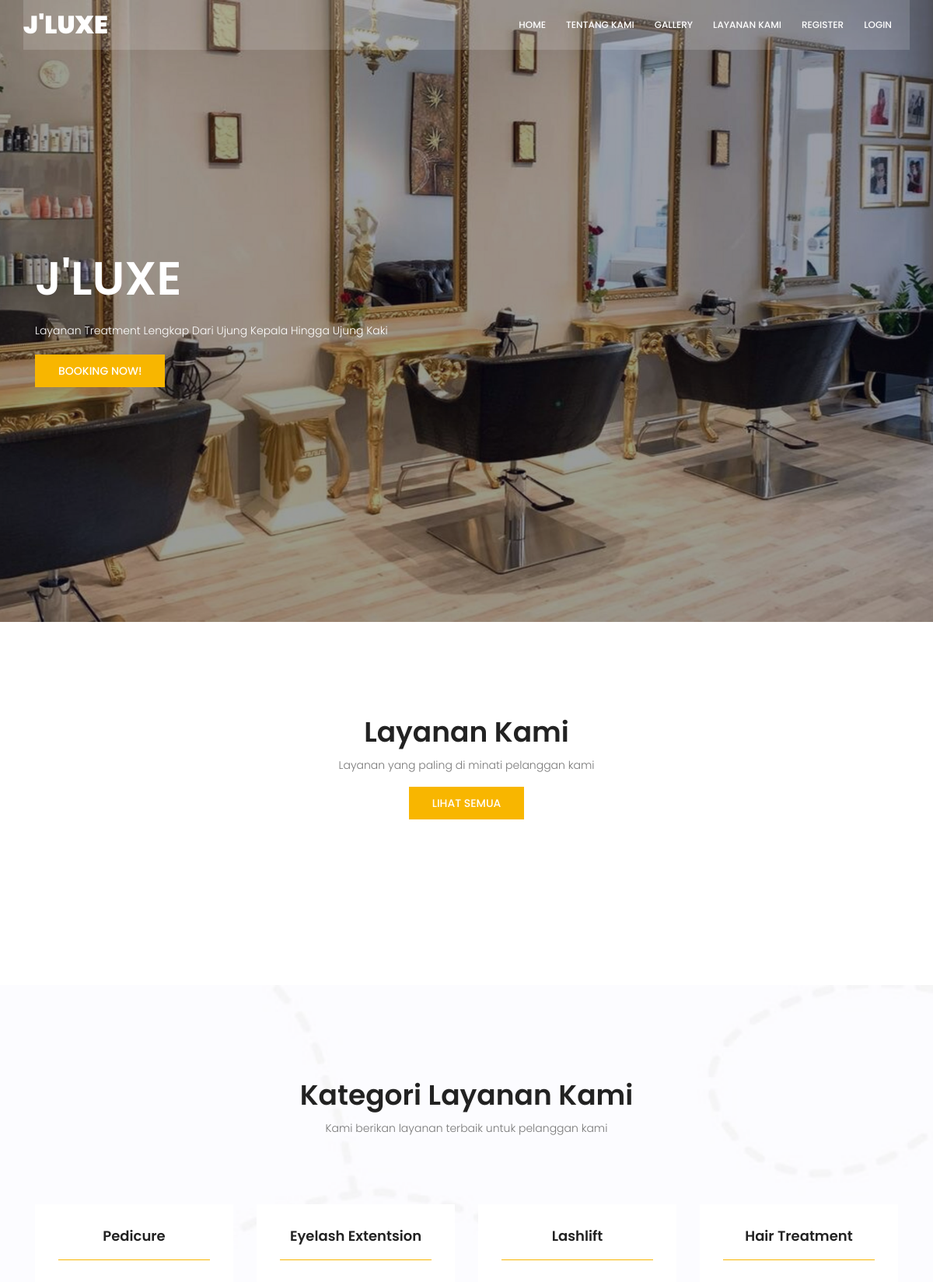
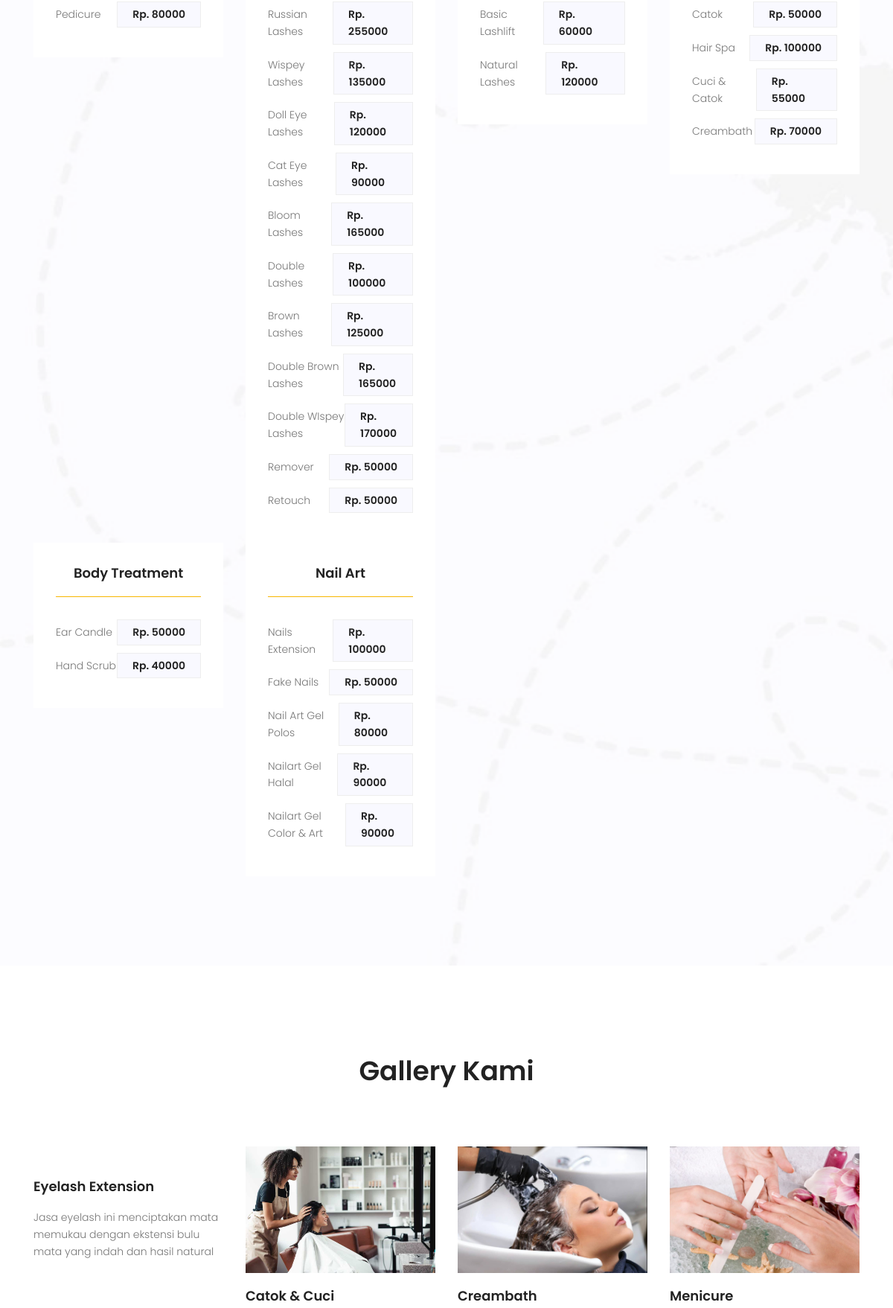
The page / (upper part) on the database its author committed (2 pictures, top to bottom).
### tables this page shows
CREATE TABLE `kategori` (
  `id_kategori` varchar(100) NOT NULL,
  `nama_kategori` varchar(100) NOT NULL
);

CREATE TABLE `service` (
  `id_service` varchar(100) NOT NULL,
  `nama_service` varchar(100) NOT NULL,
  `id_kategori` varchar(100) NOT NULL,
  `biaya` int(11) NOT NULL,
  `durasi` varchar(100) NOT NULL,
  `file` varchar(100) NOT NULL
);

CREATE TABLE `gallery` (
  `id_gallery` varchar(100) NOT NULL,
  `nama_gallery` varchar(100) NOT NULL,
  `ket` varchar(100) NOT NULL,
  `file` varchar(100) NOT NULL,
  `tgl_upload` timestamp NOT NULL DEFAULT current_timestamp() ON UPDATE current_timestamp()
);

### application/libraries/Template.php (called while the page is built)
<?php if ( ! defined('BASEPATH')) exit('No direct script access allowed');
class Template {
		var $template_data = array();
		function set($name, $value)
		{
			$this->template_data[$name] = $value;
		}
		function load($template = '', $view = '' , $view_data = array(), $return = FALSE)
		{
			$this->CI =& get_instance();
			$this->set('contents', $this->CI->load->view($view, $view_data, TRUE));
			return $this->CI->load->view($template, $this->template_data, $return);
		}
}

### application/controllers/Site.php (called while the page is built, shortened)
<?php
class Site extends CI_Controller{
    public function index()
    {
  $data = array(
           'judul' => 'Booking Salon Online',
          'dt_gallery' => $this->m_umum->get_gallery(),
          'dt_service' => $this->m_umum->get_service_site(),
          'dt_kategori' => $this->m_umum->get_kategori(),
          'dt_testimoni' => $this->m_umum->get_testimoni()
        );
        $this->template->load('site/template', 'site/home', $data);
    }
}

### index.php (called while the page is built, shortened)
<?php
require_once BASEPATH.'core/CodeIgniter.php';

### application/models/M_umum.php (called while the page is built, shortened)
<?php
class M_umum extends CI_model
{
	function get_service_site()
	{
		$this->db->select('*');
		$this->db->from('service a');
		$this->db->join('kategori b', 'a.id_kategori=b.id_kategori', '');
		$this->db->limit(3);
		$query = $this->db->get();
		return $query->result();
	}
	function get_gallery()
	{
		$this->db->select('*');
		$this->db->from('gallery');
		$this->db->order_by('tgl_upload desc');
		$this->db->limit(4);
		$query = $this->db->get();
		return $query->result();
	}
	function get_testimoni()
	{
		$this->db->select('*');
		$this->db->from('testimoni');
		$this->db->order_by('tgl_testimoni desc');
		$this->db->limit(4);
		$query = $this->db->get();
		return $query->result();
	}
	function get_kategori()
	{
		$this->db->select('*');
		$this->db->from('kategori');
		$this->db->limit(6);
		$query = $this->db->get();
		return $query->result();
	}
}

### application/views/site/home.php (the view, shortened to what this page needs)
<section class="popular-destination-area section-gap">
	<div class="container">
		<div class="row d-flex justify-content-center">
			<div class="menu-content pb-70 col-lg-8">
				<div class="title text-center">
					<h1 class="mb-10">Layanan Kami</h1>
					<p>Layanan yang paling di minati pelanggan kami</p>
					<a href="<?= base_url('site/service'); ?>" class="primary-btn text-uppercase">Lihat Semua</a>
				</div>
			</div>
		</div>
		<div class="row">
			<?php
			foreach ($dt_service as $d): ?>
				<div class="col-lg-4">
					<div class="single-destination relative">
						<div class="thumb relative">
						</div>
						<div class="desc">
							<h4><?= $d->nama_service; ?></h4>
							<p><?= $d->nama_kategori; ?></p>
						</div>
					</div>
				</div>
			<?php endforeach; ?>
		</div>
	</div>
</section>
<section class="price-area section-gap">
	<div class="container">
		<div class="row d-flex justify-content-center">
			<div class="menu-content pb-70 col-lg-8">
				<div class="title text-center">
					<h1 class="mb-10">Kategori Layanan Kami</h1>
					<p>Kami berikan layanan terbaik untuk pelanggan kami</p>
				</div>
			</div>
		</div>
		<div class="row">
			<?php
			foreach ($dt_kategori as $kt): ?>
				<div class="col-lg-3">
					<div class="single-price">
						<h4><?= $kt->nama_kategori; ?>
							<?php $id = $kt->id_kategori; ?>
						</h4>
						<ul class="price-list">
							<?php
							$query = $this->db->query("Select * from service where id_kategori = '$id'");
							foreach ($query->result() as $row): ?>
								<li class="d-flex justify-content-between align-items-center">
									<span><?= $row->nama_service; ?></span>
									<a href="#" class="price-btn">Rp. <?= $row->biaya; ?></a>
								</li>
							<?php endforeach; ?>
						</ul>
					</div>
				</div>
			<?php endforeach; ?>
		</div>
	</div>
</section>
<section class="other-issue-area section-gap">
	<div class="container">
		<div class="row d-flex justify-content-center">
			<div class="menu-content pb-70 col-lg-9">
				<div class="title text-center">
					<h1 class="mb-10">Gallery Kami</h1>
				</div>
			</div>
		</div>
		<div class="row">
			<?php
			foreach ($dt_gallery as $d): ?>
				<div class="col-lg-3 col-md-6">
					<div class="single-other-issue">
						<div class="thumb">
							<img class="img-fluid" src="<?= base_url(); ?>upload/<?= $d->file; ?>" alt="">
						</div>
						<a href="#">
							<h4><?= $d->nama_gallery; ?></h4>
						</a>
						<p>
							<?= $d->ket; ?>
						</p>
					</div>
				</div>
			<?php endforeach; ?>
		</div>
	</div>
</section>

### assets/css/main.css (style rules this page uses)
body { color: #777777; font-family: "Poppins", sans-serif; font-size: 14px; font-weight: 300; line-height: 1.625em; position: relative; }
ol, ul { margin: 0; padding: 0; list-style: none; }
a { -webkit-transition: all 0.3s ease 0s; -moz-transition: all 0.3s ease 0s; -o-transition: all 0.3s ease 0s; transition: all 0.3s ease 0s; }
a, a:focus, a:hover { text-decoration: none; outline: 0; }
h1, h2, h3, h4, h5, h6 { font-family: "Poppins", sans-serif; color: #222222; line-height: 1.2em !important; margin-bottom: 0; margin-top: 0; font-weight: 600; }
h1, .h1 { font-size: 36px; }
h4, .h4 { font-size: 18px; }
.mb-10 { margin-bottom: 10px; }
.pb-70 { padding-bottom: 70px; }
.text-center { text-align: center; }
.relative { position: relative; }
h1 { font-size: 36px; }
h4 { font-size: 18px; }
h1, h2, h3, h4, h5, h6 { line-height: 1.5em; }
.section-gap { padding: 120px 0; }
.primary-btn { background: #f8b600; line-height: 42px; padding-left: 30px; padding-right: 30px; border: none; color: #fff; display: inline-block; font-size: 14px; font-weight: 500; position: relative; -webkit-transition: all 0.3s ease 0s; -moz-transition: all 0.3s ease 0s; -o-transition: all 0.3s ease 0s; transition: all 0.3s ease 0s; cursor: pointer; position: relative; }
.single-destination { -webkit-transition: all 0.3s ease 0s; -moz-transition: all 0.3s ease 0s; -o-transition: all 0.3s ease 0s; transition: all 0.3s ease 0s; }
.single-destination .thumb { position: relative; }
.single-destination .desc { text-align: center; position: absolute; width: 100%; left: 50%; top: 50%; transform: translate(-50%, -50%); }
.single-destination .desc h4 { color: #fff; }
.single-destination .desc p { color: #fff; font-size: 14px; font-weight: 300; margin-bottom: 0px; }
.price-area { background: url(../img/price-bg.png); background-size: cover; }
.price-area .single-price { background: #fff; padding: 30px; }
.price-area .single-price h4 { text-align: center; border-bottom: 1px solid #f8b600; padding-bottom: 20px; }
.price-area .single-price .price-list { margin-top: 30px; }
.price-area .single-price .price-list li { margin-bottom: 10px; }
.price-area .single-price .price-list li .price-btn { background: #f9f9ff; border: 1px solid #eee; color: #222; font-size: 14px; font-weight: 600; padding: 5px 20px; }
.single-other-issue .thumb { overflow: hidden; }
.single-other-issue .thumb img { width: 100%; -webkit-transition: all 0.3s ease 0s; -moz-transition: all 0.3s ease 0s; -o-transition: all 0.3s ease 0s; transition: all 0.3s ease 0s; }
.single-other-issue h4 { margin: 20px 0; -webkit-transition: all 0.3s ease 0s; -moz-transition: all 0.3s ease 0s; -o-transition: all 0.3s ease 0s; transition: all 0.3s ease 0s; }

### rows shown on the page
kategori: nama_kategori "Pedicure"
service: nama_service "Pedicure", biaya "80000"
kategori: nama_kategori "Eyelash Extentsion"
service: nama_service "Russian Lashes", biaya "255000"
service: nama_service "Wispey Lashes", biaya "135000"
service: nama_service "Doll Eye Lashes", biaya "120000"
service: nama_service "Cat Eye Lashes", biaya "90000"
service: nama_service "Bloom Lashes", biaya "165000"
service: nama_service "Double Lashes", biaya "100000"
service: nama_service "Brown Lashes", biaya "125000"
service: nama_service "Double Brown Lashes", biaya "165000"
service: nama_service "Double WIspey Lashes", biaya "170000"
service: nama_service "Remover", biaya "50000"
service: nama_service "Retouch", biaya "50000"
kategori: nama_kategori "Lashlift"
service: nama_service "Basic Lashlift", biaya "60000"
service: nama_service "Natural Lashes", biaya "120000"
kategori: nama_kategori "Hair Treatment"
service: nama_service "Catok", biaya "50000"
service: nama_service "Hair Spa", biaya "100000"
service: nama_service "Cuci & Catok", biaya "55000"
service: nama_service "Creambath", biaya "70000"
kategori: nama_kategori "Body Treatment"
service: nama_service "Ear Candle", biaya "50000"
service: nama_service "Hand Scrub", biaya "40000"
kategori: nama_kategori "Nail Art"
service: nama_service "Nails Extension", biaya "100000"
service: nama_service "Fake Nails", biaya "50000"
service: nama_service "Nail Art Gel Polos", biaya "80000"
service: nama_service "Nailart Gel Halal", biaya "90000"
service: nama_service "Nailart Gel Color & Art", biaya "90000"
gallery: nama_gallery "Eyelash Extension", ket "Jasa eyelash ini menciptakan mata memukau dengan ekstensi bulu mata yang indah dan hasil natural"
gallery: file (picture), nama_gallery "Catok & Cuci"
gallery: file (picture), nama_gallery "Creambath"
gallery: file (picture), nama_gallery "Menicure"
